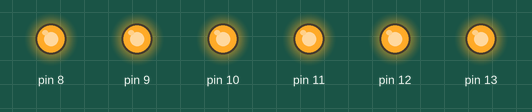
Recording of a sketch running on a simulated Arduino Uno, built for the host (arithmetic inside an expression is 32-bit, double 64-bit). Parts: output pins drawn as LEDs (lit = HIGH).

Above: at 0.7 s.
At 5.2 s:
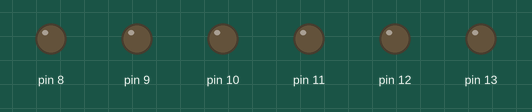
Timing chart, 0 to 6.9 s (numbered marks = the images above):
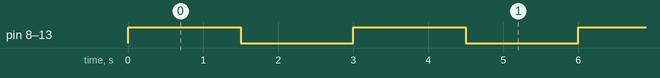

The sketch:

blink2.ino
```cpp
/*
  Blink
  Turns on an LED on for one second, then off for one second, repeatedly.

  Simple Register Level IO example
  Tristan Hill - Jan, 11, 2016
 */


// the setup function runs once when you press reset or power the board
void setup() {
  // initialize digital pin 13 as an output.
  // pinMode(13, OUTPUT);
  DDRB = B11111111;  // sets Arduino pins 1 to 8 as outputs
  DDRE = B11111111;
}

// the loop function runs over and over again forever
void loop() {

  PORTB=B11111111;
  PORTE=B00000000;
  delay(1500);              // wait for a second
  PORTB=B00000000;
  PORTE=B00000001;
  delay(1500);              // wait for a second

}
```

Measured:
- by itself, pin 8–13: alternates HIGH for 1.5 s and LOW for 1.5 s
